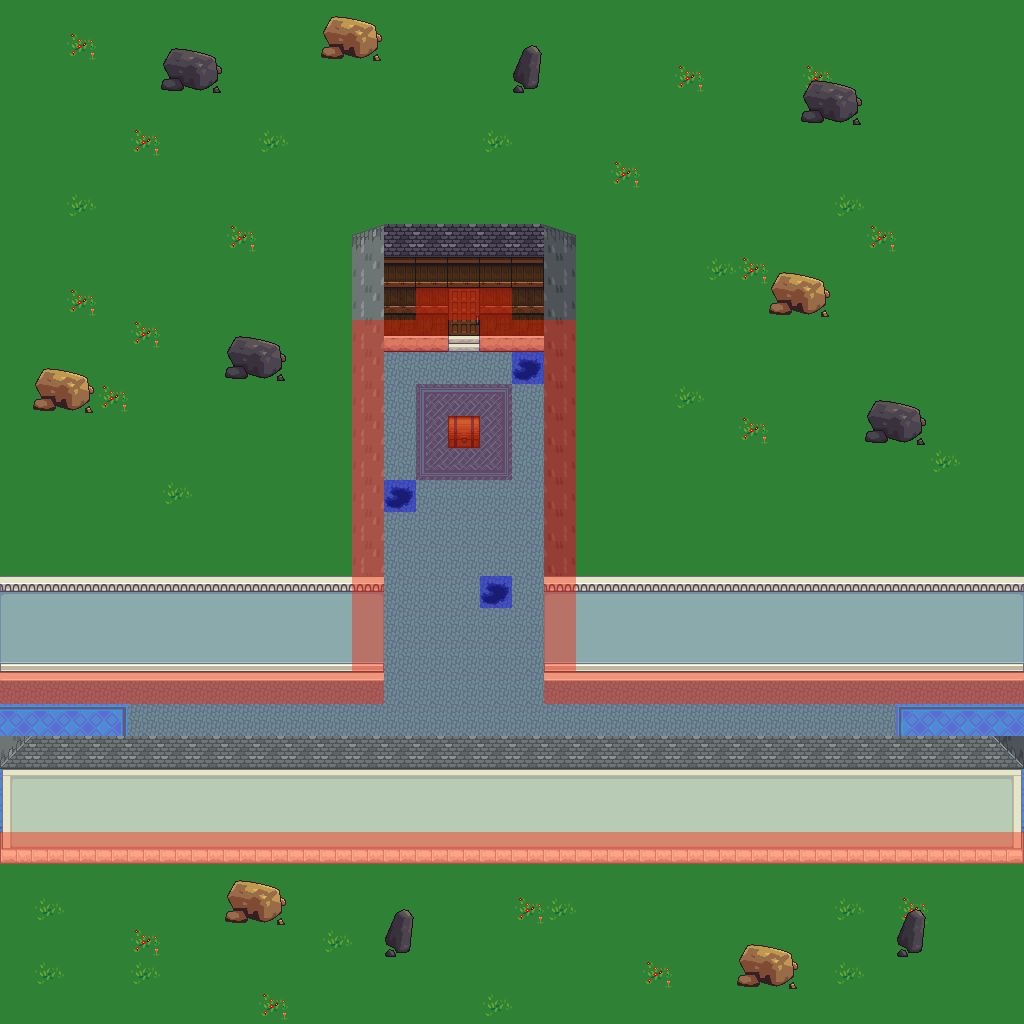

A level layout from a 2D game, rendered from its tile map. Below: a short description, then the map file with tile-grid data replaced by summaries:
An orthogonal 32x32 tile map with 32x32 px tiles, 3 tile layers (background, object, collision), 4 tilesets and 5 objects (3x teleport, snake, run_once).

<map version="1.0" orientation="orthogonal" width="32" height="32" tilewidth="32" tileheight="32">
 <properties>
  <property name="music" value="mysticaltheme.ogg" />
  <property name="tileset" value="interior.txt" />
  <property name="title" value="Castle Hall" />
 </properties>
 <tileset firstgid="1" name="tiled_collision" tilewidth="32" tileheight="32">
  <image source="tiled_collision.png" width="480" height="32" />
 </tileset>
 <tileset firstgid="16" name="interior_background" tilewidth="32" tileheight="32">
  <image source="interior tiles/interior_background.png" width="864" height="832" />
 </tileset>
 <tileset firstgid="718" name="intfurniture" tilewidth="32" tileheight="64">
  <image source="interior tiles/intfurniture.png" width="671" height="512" />
 </tileset>
 <tileset firstgid="878" name="interiorbuildings" tilewidth="32" tileheight="128">
  <image source="interior tiles/interiorbuildings.png" width="672" height="768" />
 </tileset>
 <layer name="background" width="32" height="32">
  <data>[1024 cells, 1024 non-empty, 20 distinct tile ids]</data>
 </layer>
 <layer name="object" width="32" height="32">
  <data>[1024 cells, 845 non-empty, 22 distinct tile ids]</data>
 </layer>
 <layer name="collision" width="32" height="32">
  <data>[1024 cells, 92 non-empty, 2 distinct tile ids]</data>
 </layer>
 <objectgroup name="enemygroup" width="32" height="32">
  <object name="3 snakes" type="snake" x="384" y="640" width="160" height="96">
   <properties>
    <property name="level" value="1,1" />
    <property name="number" value="3,3" />
   </properties>
  </object>
 </objectgroup>
 <objectgroup name="enemy" width="32" height="32" />
 <objectgroup name="event" width="32" height="32">
  <object name="Fake chest" type="run_once" x="448" y="416" width="32" height="32">
   <properties>
    <property name="hotspot" value="location" />
    <property name="mapmod" value="object,14,13,206" />
    <property name="spawn" value="ghost,13,14" />
    <property name="tooltip" value="Chest" />
   </properties>
  </object>
  <object name="Teleport to Castle2" type="teleport" x="992" y="704" width="32" height="128">
   <properties>
    <property name="intermap" value="castle2.txt,3,20" />
   </properties>
  </object>
  <object name="Teleport to Castle5" type="teleport" x="0" y="704" width="32" height="128">
   <properties>
    <property name="intermap" value="castle5.txt,30,25" />
   </properties>
  </object>
  <object name="Teleport to Castle4" type="teleport" x="448" y="320" width="32" height="32">
   <properties>
    <property name="intermap" value="castle4.txt,15,30" />
   </properties>
  </object>
 </objectgroup>
</map>
